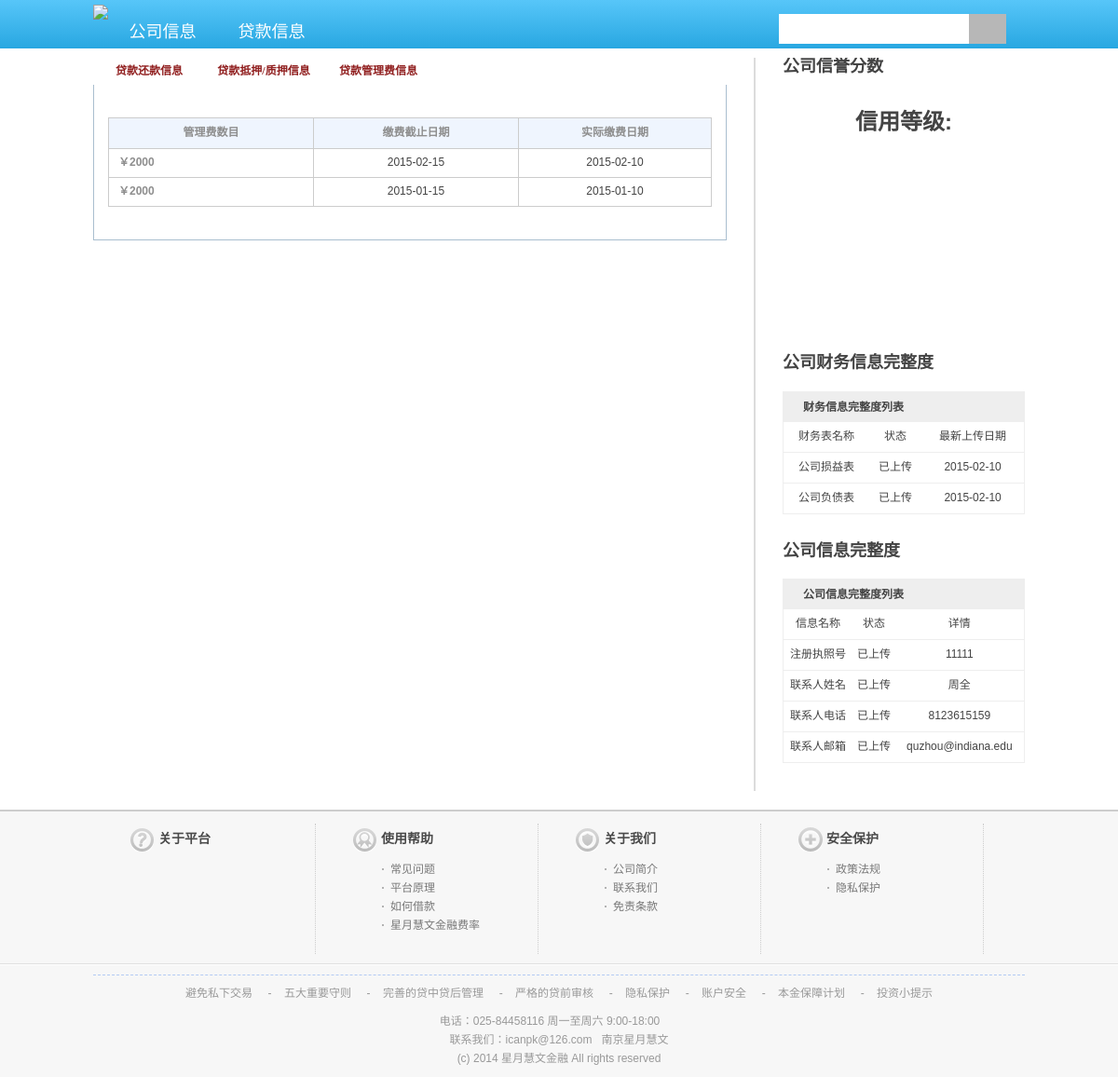
/new_php/bank_member/view_loan_fee.php?loanID=2&orgID=2 (signed in), run on the app's committed database.
### tables this page shows
CREATE TABLE `t_loan_fee` (
  `feeID` bigint(20) NOT NULL AUTO_INCREMENT,
  `loanID` bigint(20) NOT NULL,
  `feeTotal` double DEFAULT NULL,
  `dueDate` date DEFAULT NULL,
  `payDate` date DEFAULT NULL,
  PRIMARY KEY (`feeID`),
  KEY `loanID` (`loanID`),
  CONSTRAINT `t_loan_fee_ibfk_1` FOREIGN KEY (`loanID`) REFERENCES `t_loan` (`loanID`)
);

CREATE TABLE `organization` (
  `organizationID` bigint(20) NOT NULL AUTO_INCREMENT,
  `groupID` tinyint(4) DEFAULT NULL,
  `orgName` varchar(255) DEFAULT NULL,
  `regTime` date DEFAULT NULL,
  `regLocation` varchar(1000) DEFAULT NULL,
  `prodLocation` varchar(1000) DEFAULT NULL,
  `regCapital` double DEFAULT NULL,
  `regLicence` varchar(1000) DEFAULT NULL,
  `regAuthority` varchar(1000) DEFAULT NULL,
  `contactName` varchar(1000) DEFAULT NULL,
  `contactEmail` varchar(1000) DEFAULT NULL,
  `contactPhone` varchar(1000) DEFAULT NULL,
  `appendum` text,
  `organizationKey` varchar(1000) NOT NULL,
  PRIMARY KEY (`organizationID`),
  KEY `groupID` (`groupID`),
  CONSTRAINT `organization_ibfk_1` FOREIGN KEY (`groupID`) REFERENCES `user_group` (`groupID`)
);

### new_php/bank_member/view_loan_fee.php (the view, shortened to what this page needs)
<?php
$orgID=$_GET['orgID'];
$org_sql="SELECT * FROM organization WHERE organizationID=".$orgID;
$org_result=mysql_query($org_sql);
$org_row=mysql_fetch_array($org_result);
$loanID=$_GET['loanID'];
$regLicence=$org_row['regLicence'];
$contactName=$org_row['contactName'];
$contactEmail=$org_row['contactEmail'];
$contactPhone=$org_row['contactPhone'];
?>
<!DOCTYPE html PUBLIC "-//W3C//DTD XHTML 1.0 Transitional//EN" "http://www.w3.org/TR/xhtml1/DTD/xhtml1-transitional.dtd">
<html xmlns="http://www.w3.org/1999/xhtml">
<head>
<link rel="stylesheet" type="text/css" href="css/cd5130c04e21f5fa934eaeb037e9923a.css" />
<link rel="stylesheet" type="text/css" href="css/global.css" />
</head>
<body>
<div id="c_header">
	<div class="head_bottom">
		<div class="wrap">
			<div class="logo">
				<a href=""><img src="images/5433d43e3d768.png"/></a>
			</div>
			<div class="nav">
				<ul>
					<li  class="downnav"><a href="">公司信息</a>
					</li>
					<li class="downnav"><a href="">贷款信息</a>
					</li>
			  </ul>
			</div>
			<div class="menu">
				<div class="search">
				<form name="search" action="" method="get">
					<input class="keyword" type="text" name="keyword"/>
					<input class="submit" type="submit" name="submit" value=""/>
				</form>
				</div>
			</div>
		</div>
	</div>
</div>
<div class="wrap">
<div class="long_uc f_l">
<div class="inc wb">
	<div id="dashboard" class="dashboard">
		<ul>
			<li ><a href="view_loan_payment.php?loanID=<?php echo $loanID;?>&orgID=<?php echo $orgID;?>">贷款还款信息</a></li>
           <li ><a href="view_loan_mortgage.php?loanID=<?php echo $loanID;?>&orgID=<?php echo $orgID;?>">贷款抵押/质押信息</a></li>
            <li class="current"><a href="view_loan_fee.php?loanID=<?php echo $loanID;?>&orgID=<?php echo $orgID;?>">贷款管理费信息</a></li>
		</ul>
	</div>
	<div class="inc_main uc_r_bl_box clearfix pt5 pr15 pl15 pb5">
		<div class="clearfix">
			<form method="post" action="" name="save_bind_notice">
	            <table width="100%" border="0" cellspacing="1px" class="funds" style="margin:10px auto">
	                <tbody>
		                <tr class="title f_dgray b">
		                    <td width="34%">管理费数目</td>
		                    <td width="34%">缴费截止日期 </td>
		                    <td width="33%">实际缴费日期</td>
		                </tr>
                        <?php
						$fee_sql="select * from t_loan_fee where loanID=".$loanID;
						$fee_result=mysql_query($fee_sql);
						while($fee_row=mysql_fetch_array($fee_result))
						{
						echo '
		                <tr>
		                    <td class="pl10 pr10 b f_dgray tl">
							￥'.$fee_row['feeTotal'].'
		                    </td>
		                    <td>
		                        '.$fee_row['dueDate'].'
		                    </td>
		                    <td>
		                        '.$fee_row['payDate'].'
		                    </td>
		                </tr>';
						}
		                ?>
		            </tbody>
				</table>
			</form>
        </div>
	</div>
</div></div>
<div class="info f_l">
	<div id="info_grade">
	<h2>公司信誉分数</h2>
    <h1><center>信用等级:</center></h1>
    <div id="chart4" style="width:280px;height:220px;"></div>
	</div>
	<h2>公司财务信息完整度</h2>
	<table id="info_dksp_status" style="border-collapse:collapse;">
		<tr><th colspan="3">财务信息完整度列表</th></tr>
		<tr>
			<td>财务表名称</td>
			<td>状态</td>
			<td>最新上传日期</td>
		</tr>
		<tr>
			<td>公司损益表</td>
			<td><?php
			$statement_result=mysql_query('select * from t_income_statement where organizationID='.$orgID);
			$statement_number=mysql_num_rows($statement_result);
			if($statement_number!=0)
				echo "已上传";
			else
				echo "未上传";
			?></td>
			<td><?php
			$statement_date_result=mysql_query('select MAX(statementDate) from t_income_statement where organizationID='.$orgID);
			$statement_date_row=mysql_fetch_array($statement_date_result);
			echo $statement_date_row['MAX(statementDate)'];
			?></td>
		</tr>
		<tr>
			<td>公司负债表</td>
			<td><?php
			$sheet_result=mysql_query('select * from t_balance_sheet where organizationID='.$orgID);
			$sheet_number=mysql_num_rows($sheet_result);
			if($sheet_number!=0)
				echo "已上传";
			else
				echo "未上传";
			?></td>
			<td><?php
			$sheet_date_result=mysql_query('select MAX(sheetDate) from t_balance_sheet where organizationID='.$orgID);
			$sheet_date_row=mysql_fetch_array($sheet_date_result);
			echo $sheet_date_row['MAX(sheetDate)'];
			?></td></td>
		</tr>
	</table>
	<h2>公司信息完整度</h2>
	<table id="info_dkgl_status" style="border-collapse:collapse;">
		<tr><th colspan="3">公司信息完整度列表</th></tr>
		<tr>
			<td>信息名称</td>
			<td>状态</td>
			<td>详情</td>
		</tr>
		<tr>
			<td>注册执照号</td>
			<td><?php
			if($regLicence!="")
				echo "已上传";
			else
				echo "未上传";?></td>
			<td><?php echo $regLicence;?></td>
		</tr>
		<tr>
			<td>联系人姓名</td>
			<td><?php
			if($contactName!="")
				echo "已上传";
			else
				echo "未上传";?></td>
			<td><?php echo $contactName;?></td>
		</tr>
		<tr>
			<td>联系人电话</td>
			<td><?php
			if($contactPhone!="")
				echo "已上传";
			else
				echo "未上传";?></td>
			<td><?php echo $contactPhone;?></td>
		</tr>
        <tr>
			<td>联系人邮箱</td>
			<td><?php
			if($contactEmail!="")
				echo "已上传";
			else
				echo "未上传";?></td>
			<td>
			<?php echo $contactEmail;?>
            </td>
		</tr>
	</table>
</div>
	</div>
	<div id="ftw">
        <div id="ft">
        	<div class="wrap">
	            <ul class="cf">
	            											<li class="col hp1">
	                    <h3>关于平台</h3>
	                </li>
																				<li class="col hp2">
	                    <h3>使用帮助</h3>
	                    <ul class="sub-list">
																					<li><a href="/index.php?ctl=help&id=8" >常见问题</a></li>
																												<li><a href="/index.php?ctl=aboutp2p" target="_blank">平台原理</a></li>
																												<li><a href="/index.php?ctl=borrow&act=aboutborrow" target="_blank">如何借款</a></li>
																												<li><a href="/index.php?ctl=aboutfee" target="_blank">星月慧文金融费率</a></li>
						</ul>
	                </li>
																				<li class="col hp3">
	                    <h3>关于我们</h3>
	                    <ul class="sub-list">
																					<li><a href="/index.php?ctl=help&id=1" >公司简介</a></li>
																												<li><a href="/index.php?ctl=help&id=5" >联系我们</a></li>
																												<li><a href="/index.php?ctl=help&id=2" >免责条款</a></li>
						</ul>
	                </li>
																				<li class="col hp4">
	                    <h3>安全保护</h3>
	                    <ul class="sub-list">
																					<li><a href="/index.php?ctl=aboutlaws" target="_blank">政策法规</a></li>
																												<li><a href="/index.php?ctl=help&id=3" >隐私保护</a></li>
						</ul>
	                </li>
																					            </ul>
			</div>
			<div class="footer_line"></div>
			<div class="wrap">
					            <div class=copyright>
	            						<div class="tc clearfix">
										<a href="/index.php?ctl=sys&id=39" title="避免私下交易">避免私下交易</a>
										&nbsp;&nbsp;&nbsp;&nbsp;-&nbsp;&nbsp;&nbsp;&nbsp;<a href="/index.php?ctl=sys&id=38" title="五大重要守则">五大重要守则</a>
										&nbsp;&nbsp;&nbsp;&nbsp;-&nbsp;&nbsp;&nbsp;&nbsp;<a href="/index.php?ctl=sys&id=37" title="完善的贷中贷后管理">完善的贷中贷后管理</a>
										&nbsp;&nbsp;&nbsp;&nbsp;-&nbsp;&nbsp;&nbsp;&nbsp;<a href="/index.php?ctl=sys&id=36" title="严格的贷前审核">严格的贷前审核</a>
										&nbsp;&nbsp;&nbsp;&nbsp;-&nbsp;&nbsp;&nbsp;&nbsp;<a href="/index.php?ctl=sys&id=35" title="隐私保护">隐私保护</a>
										&nbsp;&nbsp;&nbsp;&nbsp;-&nbsp;&nbsp;&nbsp;&nbsp;<a href="/index.php?ctl=sys&id=34" title="账户安全">账户安全</a>
										&nbsp;&nbsp;&nbsp;&nbsp;-&nbsp;&nbsp;&nbsp;&nbsp;<a href="/index.php?ctl=sys&id=33" title="本金保障计划">本金保障计划</a>
										&nbsp;&nbsp;&nbsp;&nbsp;-&nbsp;&nbsp;&nbsp;&nbsp;<a href="/index.php?ctl=sys&id=clew" title="投资小提示">投资小提示</a>
										</div>
						            						电话：025-84458116 周一至周六 9:00-18:00
					&nbsp;&nbsp;
					&nbsp;&nbsp;
					<div style="text-align:center;">联系我们：icanpk@126.com &nbsp; 南京星月慧文</div>
<div style="text-align:center;">(c) 2014 星月慧文金融 All rights reserved</div>
	            </div>
        </div>
    </div>
</body>
</html>

### new_php/bank_member/css/cd5130c04e21f5fa934eaeb037e9923a.css (style rules this page uses)
body { background:url(../images/bd-bg.gif) repeat-x 0 0 #FFF; word-break:break-all; word-wrap:break-word; font: 12px/ 162% Arial, Tahoma, Helvetica, 宋体; margin:0px; padding:0px; color:#444; }
input { font-family:Arial; }
div { margin:0 auto; padding:0; }
h1,h2,h3,h4,h5,h6,ul,li,dl,dt,dd,form,img,p { margin:0; padding:0; border:none; list-style-type:none; }
.wrap { width:960px; height:auto; }
a { color:#910100; text-decoration:none; }
.f_l { float:left; }
.tl { text-align:left; }
.tc { text-align:center; }
.b { font-weight: bold; }
.pr10 { padding-right: 10px; }
.pr15 { padding-right: 15px; }
.pl15 { padding-left: 15px; }
.pl10 { padding-left: 10px; }
.pb5 { padding-bottom: 5px; }
.pt5 { padding-top: 5px; }
.f_dgray { color: #8E8E8E; }
.long_uc { width:760px; overflow:hidden; display:inline-block; }
.clearfix:after { content:"."; display:block; height:0; clear:both;visibility:hidden; }
.cf { zoom: 1 }
.wb { background:#fff }
.logo { overflow:hidden; display:inline-block; }
#ft { margin: 0px auto; }
#ft .footer_line { border-bottom:1px solid #fff;border-top:1px solid #E0E0E0; height:0; overflow:hidden; clear:both; margin-bottom:10px; }
#ft ul { color: #999 }
#ft ul a { color: #425F9D }
#ft .copyright { color: #999; text-align: center; font-size: 12px; padding: 10px 0 0 0; border-top: 1px dashed #B2CAF3; }
#ft .copyright a { color: #999 }
#ft li.col { width: 198px; padding:0px 0 0 40px; display: inline; float: left; height: 140px; border-right:1px dotted #ccc }
#ft h3 { color: #4A4A4A; font-family:"微软雅黑"; font-size:14px; height:34px; line-height:34px; padding-left:30px; }
#ft .sub-list { margin-top: 5px; font-size: 12px; padding-left:30px; }
#ft .sub-list li { line-height: 20px; background: url("../images/foot_dot.gif") no-repeat left center; padding-left: 10px; }
#ft .sub-list li a { color:#787878 }
#ft a { color:#999; }
#ftw { background:url(../images/footer_line.gif) repeat-x 0px 0px #F7F7F7; padding-top:15px; }
#ft .hp1 h3 { background:url(../images/hp1.gif) no-repeat 0px center; }
#ft .hp2 h3 { background:url(../images/hp2.gif) no-repeat 0px center; }
#ft .hp3 h3 { background:url(../images/hp3.gif) no-repeat 0px center; }
#ft .hp4 h3 { background:url(../images/hp4.gif) no-repeat 0px center; }
.dashboard { position::relative;height:29px; left: 0;background:url(../images/dashboard.jpg) repeat-x 0 27px; }
.dashboard li { float:left; }
.dashboard li a,.dashboard li a:hover { display:block; float:left;margin-right: 3px; font-weight:bold;font-size: 12px; height:29px; line-height:29px; width:120px; text-align:center; background:url(../images/dashboard.jpg) no-repeat 0 -31px; color: #912020;font-family: 'Microsoft Yahei','黑体'; text-decoration:none; }
.dashboard li.current a,.dashboard li.current a:hover { background:url(../images/dashboard.jpg) no-repeat 0 -2px; }
.uc_r_bl_box { background-color: white;border:1px solid #A9BECF; border-top:none }
table.funds { background-color: #ccc; text-align: center; }
table.funds tr { height: 30px; }
table.funds tr td { background:#fff }
table.funds tr.title td { background-color: #EFF5FE; height: 30px; }

### data on the page
t_loan_fee: feeTotal "2000", dueDate "2015-02-15", payDate "2015-02-10"
t_loan_fee: feeTotal "2000", dueDate "2015-01-15", payDate "2015-01-10"
organization: regLicence "11111", contactName "周全", contactPhone "8123615159", contactEmail "quzhou@indiana.edu"

### other printed values
$statement_date_row['MAX(statementDate)'] "2015-02-10"
$sheet_date_row['MAX(sheetDate)'] "2015-02-10"
